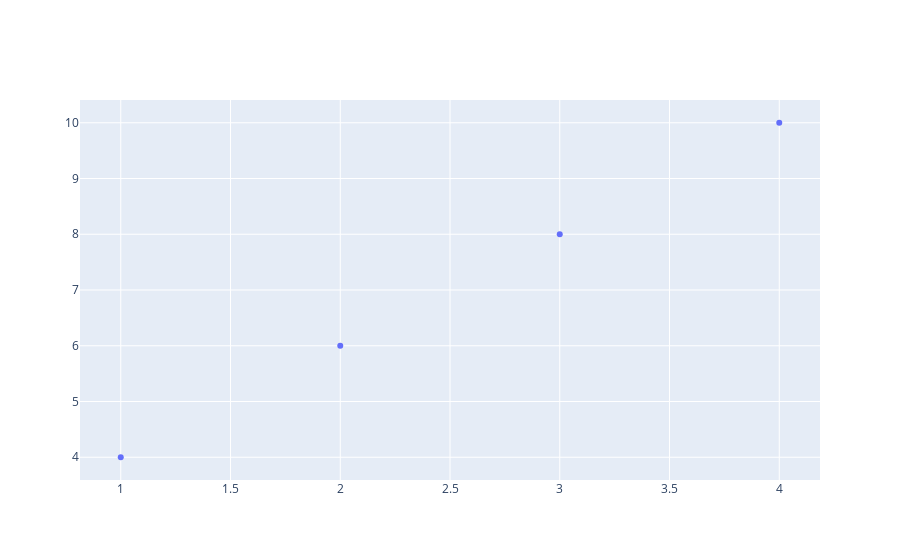

Here is the notebook cell this chart was saved with:
### Code cell
fig = go.Figure(go.Scatter(x=x, y = y, mode= "markers"))
fig.show()

### Figure 1 — Plotly figure (JSON) as saved in the notebook; plotly's stock layout.template omitted (floating-point values rounded to 4 significant figures)
{"data": [{"mode": "markers", "type": "scatter", "x": [1, 2, 3, 4], "y": [4, 6, 8, 10]}], "layout": {}}
